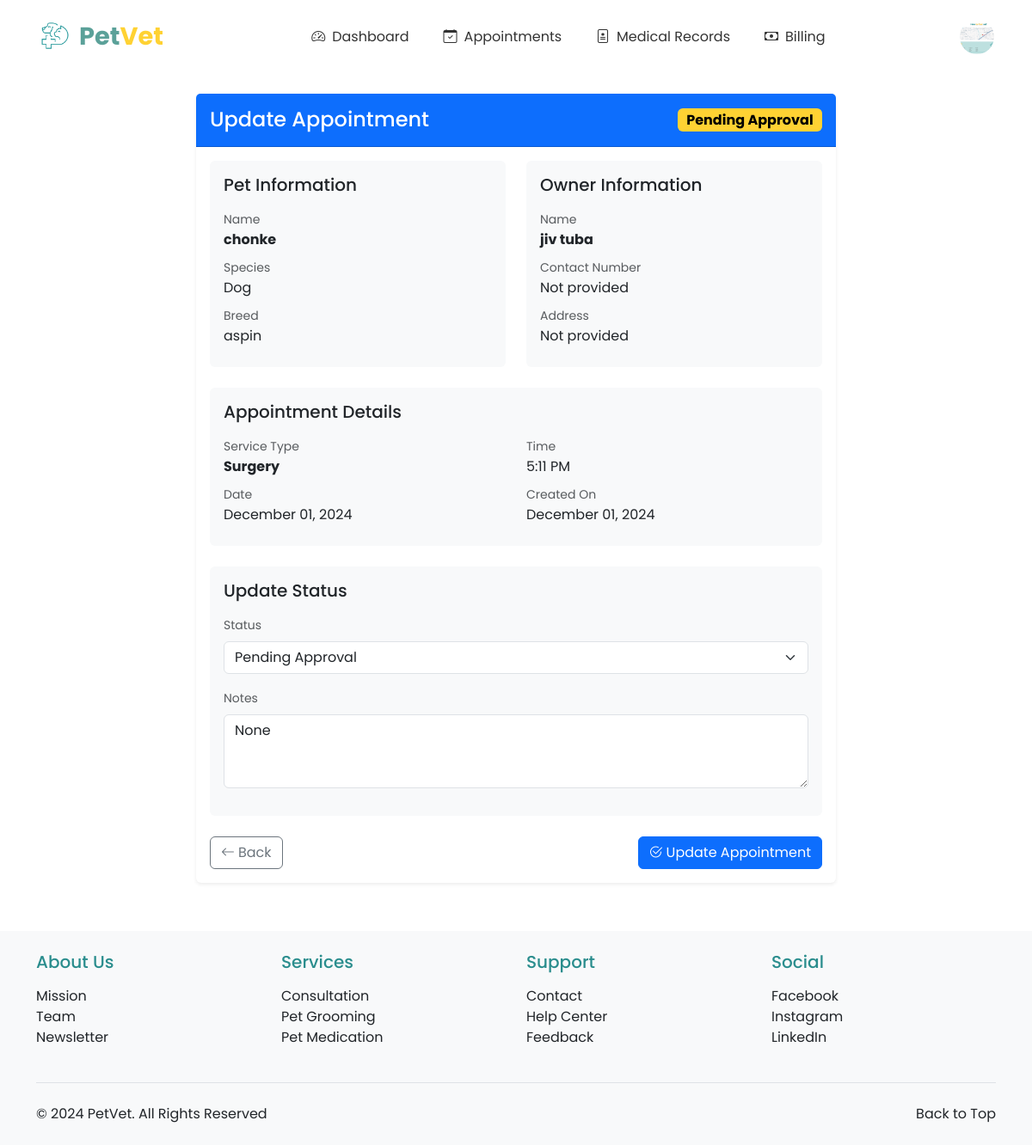
The app's page /vet/appointments/update/9/ (signed in), older data.
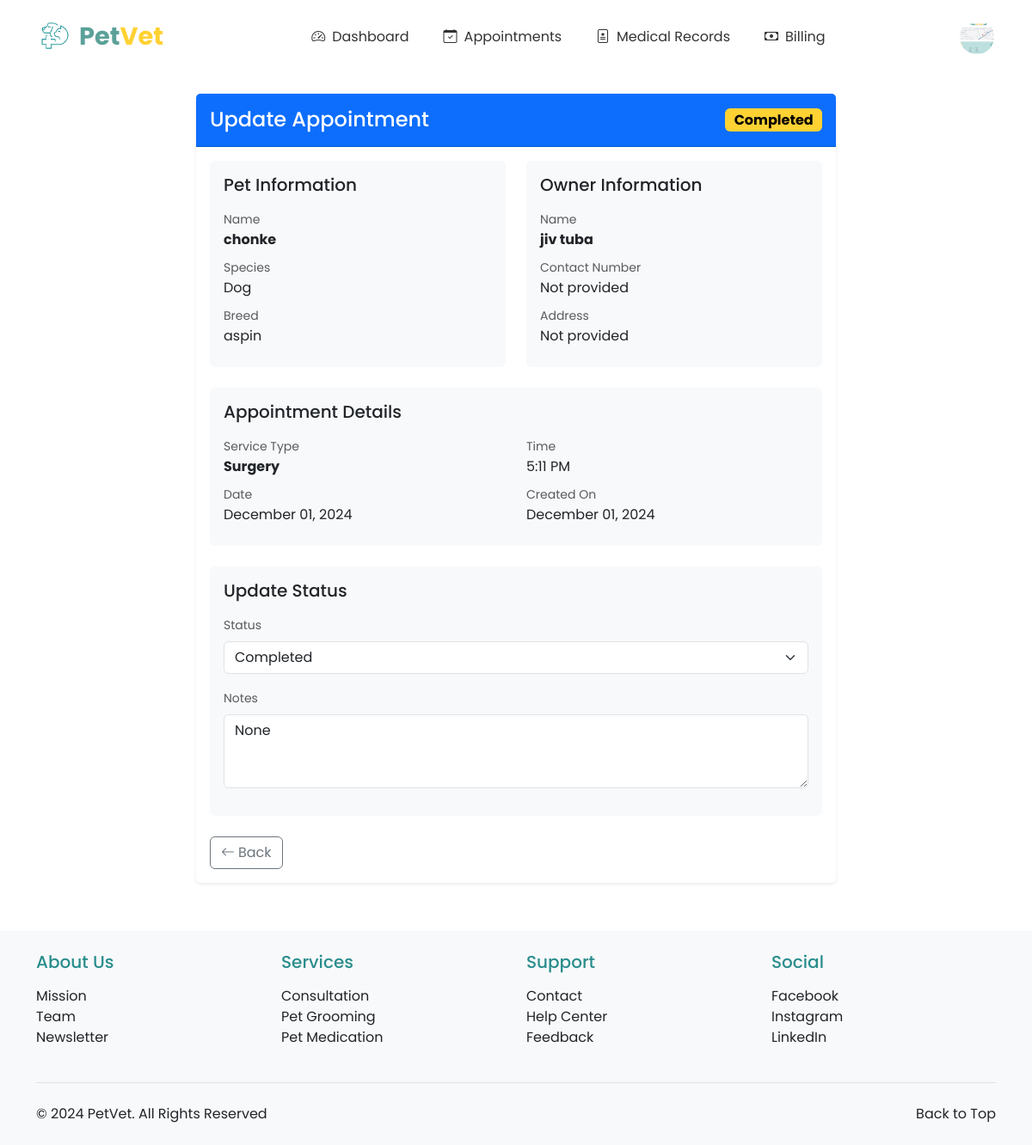
The same page, newer data.
### appointments/models.py (models this page shows, shortened)
class Appointment(models.Model):
    STATUS_CHOICES = [
        ('PENDING', 'Pending Approval'),
        ('APPROVED', 'Approved'),
        ('COMPLETED', 'Completed'),
        ('CANCELLED', 'Cancelled'),
        ('REJECTED', 'Rejected'),
    ]
    SERVICE_CHOICES = [
        ('CHECKUP', 'General Check-up'),
        ('VACCINATION', 'Vaccination'),
        ('SURGERY', 'Surgery'),
        ('GROOMING', 'Grooming'),
        ('DENTAL', 'Dental Care'),
        ('EMERGENCY', 'Emergency Care'),
    ]
    pet = models.ForeignKey(Pet, on_delete=models.CASCADE, related_name='appointments')
    owner = models.ForeignKey(Profile, on_delete=models.CASCADE, null=True)  # Making owner nullable
    veterinarian = models.ForeignKey(VeterinarianProfile, on_delete=models.SET_NULL, null=True, related_name='appointments')
    service_type = models.CharField(max_length=20, choices=SERVICE_CHOICES, default='CHECKUP')
    date = models.DateField()
    time = models.TimeField()
    reason = models.TextField(blank=True, null=True)
    status = models.CharField(max_length=20, choices=STATUS_CHOICES, default='PENDING')
    notes = models.TextField(blank=True, null=True)
    created_at = models.DateTimeField(auto_now_add=True)
    updated_at = models.DateTimeField(auto_now=True)
    class Meta:
        ordering = ['date', 'time']

### pet_registration/models.py (models this page shows, shortened)
class Pet(models.Model):
    owner = models.ForeignKey(User, on_delete=models.CASCADE, related_name='pets')
    pet_id = models.CharField(max_length=20, unique=True)
    pet_name = models.CharField(max_length=50)
    breed = models.CharField(max_length=50)
    species = models.CharField(max_length=50)
    sex = models.CharField(max_length=10, choices=[('Male', 'Male'), ('Female', 'Female'), ('Unknown', 'Unknown')])
    weight = models.DecimalField(max_digits=5, decimal_places=2)
    birthday = models.DateField()
    pet_description = models.TextField(blank=True, null=True)
    image_url = models.ImageField(upload_to='pet_images/', blank=True, null=True)
    primary_veterinarian = models.ForeignKey('veterinarians.VeterinarianProfile',
        on_delete=models.SET_NULL,
        null=True,
        blank=True,
        related_name='primary_pets'
    )

### veterinarians/views.py (the view, shortened to what this page needs)
# urls.py: path('appointments/update/<int:appointment_id>/', views.update_appointment, name='update_appointment'),
@login_required
@user_passes_test(is_veterinarian)
def update_appointment(request, appointment_id):
    appointment = get_object_or_404(Appointment, id=appointment_id)
    today = datetime.now().date()
    can_complete = appointment.date <= today
    return render(request, 'veterinarians/update_appointment.html', {
        'appointment': appointment,
        'can_complete': can_complete
    })

### veterinarians/views.py (called while the page is built)
def is_veterinarian(user):
    return user.profile.role == 'VET'

### veterinarians/templates/veterinarians/update_appointment.html (shortened to what the changed rows need)
{% extends 'base.html' %}
{% load static %}
{% block content %}
<div class="container content-wrapper py-4 mx-auto" style="max-width: 768px;">
    <div class="card border-0 shadow-sm">
        <div class="card-header bg-primary text-white py-3">
            <div class="d-flex justify-content-between align-items-center">
                <h4 class="card-title mb-0">Update Appointment</h4>
                <span class="badge {% if appointment.status == 'APPROVED' %}bg-success
                               {% elif appointment.status == 'PENDING' %}bg-warning
                               {% elif appointment.status == 'COMPLETED' %}bg-info
                               {% elif appointment.status == 'CANCELLED' %}bg-danger
                               {% elif appointment.status == 'REJECTED' %}bg-secondary{% endif %} fs-6">
                    {{ appointment.get_status_display }}
                </span>
            </div>
        </div>
        <div class="card-body">
            <div class="row mb-4">
                <div class="col-md-6">
                    <div class="card h-100 bg-light border-0">
                        <div class="card-body">
                            <div class="mb-2">
                                <label class="text-muted small">Name</label>
                                <p class="mb-1 fw-bold">{{ appointment.pet.pet_name }}</p>
                            </div>
                            <div class="mb-2">
                                <label class="text-muted small">Species</label>
                                <p class="mb-1">{{ appointment.pet.species }}</p>
                            </div>
                            <div class="mb-2">
                                <label class="text-muted small">Breed</label>
                                <p class="mb-1">{{ appointment.pet.breed }}</p>
                            </div>
                        </div>
                    </div>
                </div>
                <div class="col-md-6">
                    <div class="card h-100 bg-light border-0">
                        <div class="card-body">
                            <div class="mb-2">
                                <label class="text-muted small">Name</label>
                                <p class="mb-1 fw-bold">{{ appointment.pet.owner.first_name }} {{ appointment.pet.owner.last_name }}</p>
                            </div>
                            <div class="mb-2">
                                <label class="text-muted small">Contact Number</label>
                                <p class="mb-1">{{ appointment.pet.owner.contact_number|default:"Not provided" }}</p>
                            </div>
                            <div class="mb-2">
                                <label class="text-muted small">Address</label>
                                <p class="mb-1">{{ appointment.pet.owner.address|default:"Not provided" }}</p>
                            </div>
                        </div>
                    </div>
                </div>
            </div>
            <div class="card bg-light border-0 mb-4">
                <div class="card-body">
                    <div class="row">
                        <div class="col-md-6">
                            <div class="mb-2">
                                <label class="text-muted small">Service Type</label>
                                <p class="mb-1 fw-bold">{{ appointment.get_service_type_display }}</p>
                            </div>
                            <div class="mb-2">
                                <label class="text-muted small">Date</label>
                                <p class="mb-1">{{ appointment.date|date:"F d, Y" }}</p>
                            </div>
                        </div>
                        <div class="col-md-6">
                            <div class="mb-2">
                                <label class="text-muted small">Time</label>
                                <p class="mb-1">{{ appointment.time|time:"g:i A" }}</p>
                            </div>
                            <div class="mb-2">
                                <label class="text-muted small">Created On</label>
                                <p class="mb-1">{{ appointment.created_at|date:"F d, Y" }}</p>
                            </div>
                        </div>
                    </div>
                </div>
            </div>
            <form method="post">
                <div class="card bg-light border-0 mb-4">
                    <div class="card-body">
                        <div class="mb-3">
                            <label for="status" class="form-label text-muted small">Status</label>
                            <select class="form-select" name="status" required>
                                <option value="PENDING" {% if appointment.status == 'PENDING' %}selected{% endif %}>Pending Approval</option>
                                {% if can_complete %}
                                <option value="COMPLETED" {% if appointment.status == 'COMPLETED' %}selected{% endif %}>Completed</option>
                                {% endif %}
                            </select>
                        </div>
                        <div class="mb-3">
                            <label for="notes" class="form-label text-muted small">Notes</label>
                            <textarea name="notes" id="notes" class="form-control" rows="3"
                                    placeholder="Add any additional notes about the appointment...">{{ appointment.notes }}</textarea>
                        </div>
                    </div>
                </div>
                <div class="d-flex justify-content-between align-items-center">
                    <a href="{% url 'veterinarians:appointment_list' %}" class="btn btn-outline-secondary">
                        <i class="bi bi-arrow-left me-1"></i>Back
                    </a>
                    {% if appointment.status != 'COMPLETED' %}
                        <button type="submit" class="btn btn-primary">
                            <i class="bi bi-check2-circle me-1"></i>Update Appointment
                        </button>
                    {% endif %}
                </div>
            </form>
        </div>
    </div>
</div>
{% endblock %}

Row changes from the older to the newer data that the page shows:
changed Appointment "Surgery": status "Pending Approval" → "Completed"
Text that changed along with them:
text no longer shown: "Update Appointment"
